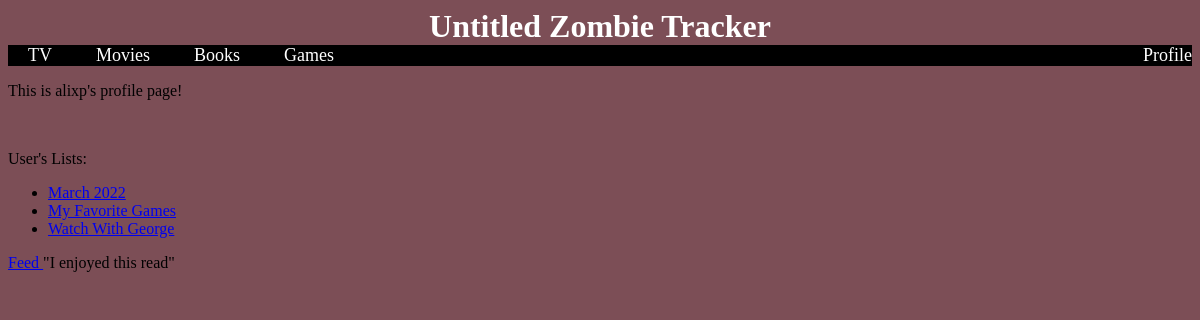
/profile, run on the app's committed database.
### app.py (models this page shows)
class Reviewer(UserMixin, db.Model):
    id = db.Column(db.Integer, primary_key = True)
    username = db.Column(db.String(100), index = True, unique=True)
    password_hash = db.Column(db.String(128))
    user_lists = db.relationship('List', backref="list", lazy='dynamic')

class List(db.Model):
    id = db.Column(db.Integer, primary_key = True)
    title = db.Column(db.String(100), index=True, unique=True)
    reviewer_id = db.Column(db.Integer, db.ForeignKey('reviewer.id'))

class BookReview(db.Model):
    id = db.Column(db.Integer, primary_key = True)
    text = db.Column(db.String(1000), index=False, unique=False)
    book_id = db.Column(db.Integer, db.ForeignKey('book.id'))
    reviewer_id = db.Column(db.Integer, db.ForeignKey('reviewer.id'))

class Book(db.Model):
    id = db.Column(db.Integer, primary_key = True)
    title = db.Column(db.String(100), index = True, unique=True)
    description = db.Column(db.String(1000), index=False, unique=False)
    author = db.Column(db.String(100), index=True, unique=False)
    release = db.Column(db.Integer, index=False, unique=False)
    image = db.Column(db.Text(5000))

### app.py (the view)
@app.route('/profile')
def profile():
    current_user = get_current_user()
    rec_reviews = BookReview.query.filter(BookReview.reviewer_id == current_user.id).all()
    for i, elem in enumerate(rec_reviews):
        rec_reviews[i].book = Book.query.get(elem.book_id)
    return render_template("profile.html", template_lists = get_current_lists(), cur_user=current_user, template_reviews=rec_reviews)

### app.py (called while the page is built)
def get_current_user():
    return Reviewer.query.get(1)

def get_current_lists():
    current_user = get_current_user()
    return List.query.filter(List.reviewer_id == current_user.id).all()

### templates/profile.html
{% extends "navbar.html" %}
{% block content %}
<p> This is {{cur_user.username}}'s profile page!</p>
<br />
<p>User's Lists:</p>
<ul>
{% for list in template_lists %}
    <li><a href="/lists/{{list.id}}">{{list.title | title}}</a></li>
{% endfor %}
</ul>
{% for review in template_reviews %}
    <a href="books/{{review.book.id}}"> {{ review.book.title }} </a>
    {{ review.text }}
{% endfor %}
{% endblock %}

### templates/navbar.html
<html>
    <head>
        <link rel="stylesheet" href="{{ url_for('static', filename='css/style.css') }}">
    </head>
    <body>
        <h1 id="titlebar"><a href="/">Untitled Zombie Tracker</a></h1>
        <ul id="navbar">
            <li><a href="/tv">TV</a></li>
            <li><a href="/movies">Movies</a></li>
            <li><a href="/books">Books</a></li>
            <li><a href="/games">Games</a></li>
            <li style="float:right; margin:0px;"><a href="/profile">Profile</a></li>
        </ul>
        {% block content %} {% endblock %}
    </body>
</html>

### static/css/style.css (style rules this page uses)
* { background-color: rgb(124, 78, 86); }
#navbar li { display: inline; background-color: black; margin: 20px; font-size: large; }
#navbar li a { color: white; background-color: black; text-decoration: none; }
#navbar { list-style-type: none; margin: 0; padding: 0; background-color: black; width: 100%; }
#titlebar { list-style-type: none; margin-bottom: 0; padding-bottom:0; text-align: center; background-color: rgb(124, 78, 86); }
#titlebar a { text-decoration: none; color:white; }

### data on the page
Reviewer: username "alixp"
List: title "March 2022"
List: title "My Favorite Games"
List: title "Watch With George"
BookReview: book "Feed", text "\"I enjoyed this read\""
